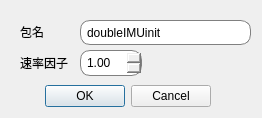
<?xml version="1.0" encoding="UTF-8"?>
<ui version="4.0">
 <class>Dialog</class>
 <widget class="QDialog" name="Dialog">
  <property name="geometry">
   <rect>
    <x>0</x>
    <y>0</y>
    <width>262</width>
    <height>118</height>
   </rect>
  </property>
  <property name="windowTitle">
   <string>录制与回放</string>
  </property>
  <widget class="QDialogButtonBox" name="buttonBox">
   <property name="geometry">
    <rect>
     <x>20</x>
     <y>80</y>
     <width>191</width>
     <height>32</height>
    </rect>
   </property>
   <property name="styleSheet">
    <string notr="true"/>
   </property>
   <property name="orientation">
    <enum>Qt::Horizontal</enum>
   </property>
   <property name="standardButtons">
    <set>QDialogButtonBox::Cancel|QDialogButtonBox::Ok</set>
   </property>
  </widget>
  <widget class="QLineEdit" name="lineEdit">
   <property name="geometry">
    <rect>
     <x>80</x>
     <y>20</y>
     <width>171</width>
     <height>25</height>
    </rect>
   </property>
   <property name="styleSheet">
    <string notr="true">border:1px solid gray;
        border-radius:10px;
        padding:2px 4px;</string>
   </property>
   <property name="text">
    <string>doubleIMUinit</string>
   </property>
  </widget>
  <widget class="QLabel" name="label">
   <property name="geometry">
    <rect>
     <x>20</x>
     <y>23</y>
     <width>54</width>
     <height>17</height>
    </rect>
   </property>
   <property name="text">
    <string>包名</string>
   </property>
  </widget>
  <widget class="QLabel" name="label_2">
   <property name="geometry">
    <rect>
     <x>20</x>
     <y>54</y>
     <width>54</width>
     <height>17</height>
    </rect>
   </property>
   <property name="text">
    <string>速率因子</string>
   </property>
  </widget>
  <widget class="QDoubleSpinBox" name="doubleSpinBox">
   <property name="geometry">
    <rect>
     <x>80</x>
     <y>50</y>
     <width>62</width>
     <height>26</height>
    </rect>
   </property>
   <property name="styleSheet">
    <string notr="true">border:1px solid gray;
        border-radius:10px;
        padding:2px 4px;</string>
   </property>
   <property name="minimum">
    <double>0.010000000000000</double>
   </property>
   <property name="maximum">
    <double>1.000000000000000</double>
   </property>
   <property name="singleStep">
    <double>0.020000000000000</double>
   </property>
   <property name="value">
    <double>1.000000000000000</double>
   </property>
  </widget>
 </widget>
 <resources/>
 <connections>
  <connection>
   <sender>buttonBox</sender>
   <signal>accepted()</signal>
   <receiver>Dialog</receiver>
   <slot>accept()</slot>
   <hints>
    <hint type="sourcelabel">
     <x>248</x>
     <y>254</y>
    </hint>
    <hint type="destinationlabel">
     <x>157</x>
     <y>274</y>
    </hint>
   </hints>
  </connection>
  <connection>
   <sender>buttonBox</sender>
   <signal>rejected()</signal>
   <receiver>Dialog</receiver>
   <slot>reject()</slot>
   <hints>
    <hint type="sourcelabel">
     <x>316</x>
     <y>260</y>
    </hint>
    <hint type="destinationlabel">
     <x>286</x>
     <y>274</y>
    </hint>
   </hints>
  </connection>
 </connections>
</ui>
